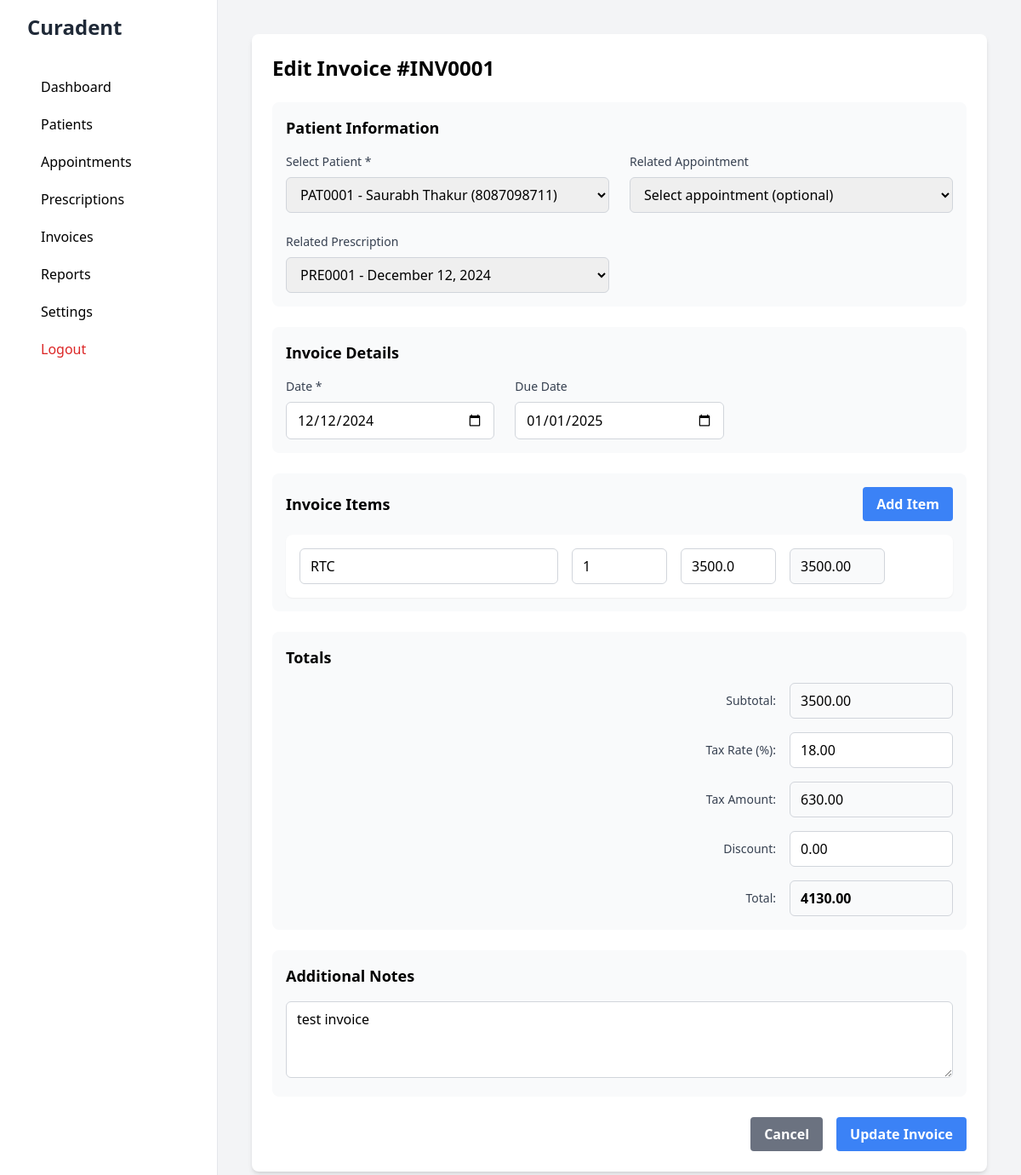
The app's page /invoices/1/edit (signed in), older data.
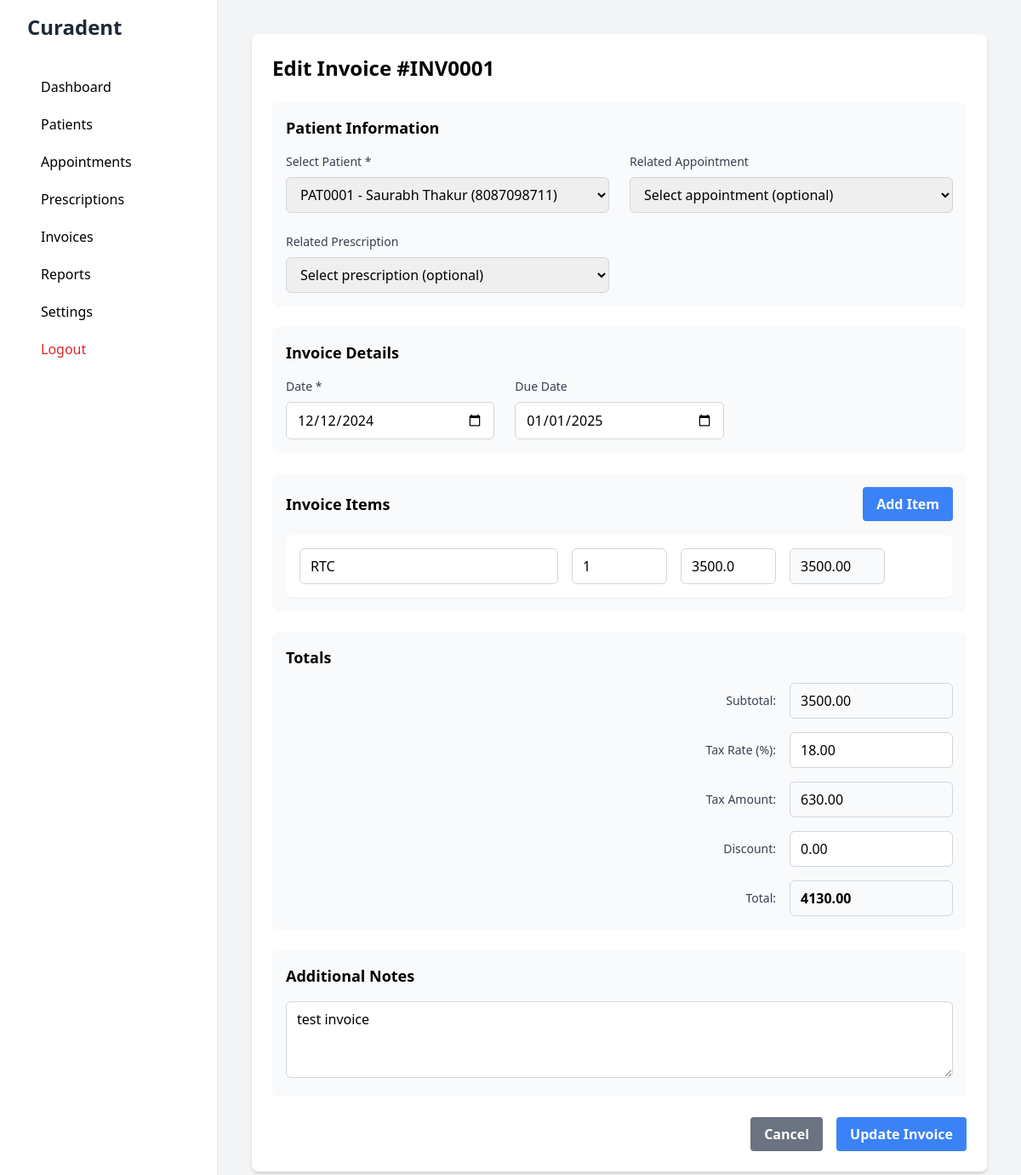
The same page, newer data.
### app/models/invoice.py (models this page shows, shortened)
class Invoice(db.Model):
    __tablename__ = 'invoices'
    id = db.Column(db.Integer, primary_key=True)
    invoice_number = db.Column(db.String(50), unique=True, nullable=False)
    patient_id = db.Column(db.Integer, db.ForeignKey('patients.id'), nullable=False)
    appointment_id = db.Column(db.Integer, db.ForeignKey('appointments.id'))
    prescription_id = db.Column(db.Integer, db.ForeignKey('prescriptions.id'))
    date = db.Column(db.Date, nullable=False)
    due_date = db.Column(db.Date)
    subtotal = db.Column(db.Float, default=0.0)
    tax_rate = db.Column(db.Float, default=0)
    tax_amount = db.Column(db.Float, default=0.0)
    discount = db.Column(db.Float, default=0)
    total = db.Column(db.Float, default=0.0)
    status = db.Column(db.String(20), default='pending')
    payment_date = db.Column(db.DateTime)
    payment_method = db.Column(db.String(50))
    notes = db.Column(db.Text)
    created_at = db.Column(db.DateTime, default=datetime.utcnow)
    updated_at = db.Column(db.DateTime, default=datetime.utcnow, onupdate=datetime.utcnow)
    patient = db.relationship('Patient')
    appointment = db.relationship('Appointment', backref='invoices')
    prescription = db.relationship('Prescription', backref='invoices')
    items = db.relationship('InvoiceItem', backref='invoice', cascade='all, delete-orphan')

### app/models/prescription.py (models this page shows, shortened)
class Prescription(db.Model):
    __tablename__ = 'prescriptions'
    id = db.Column(db.Integer, primary_key=True)
    prescription_number = db.Column(db.String(20), unique=True)
    patient_id = db.Column(db.Integer, db.ForeignKey('patients.id'), nullable=False)
    appointment_id = db.Column(db.Integer, db.ForeignKey('appointments.id'))
    date = db.Column(db.Date, nullable=False)
    diagnosis = db.Column(db.Text)
    notes = db.Column(db.Text)
    created_at = db.Column(db.DateTime, default=datetime.utcnow)
    updated_at = db.Column(db.DateTime, default=datetime.utcnow, onupdate=datetime.utcnow)
    patient = db.relationship('Patient', backref='prescriptions')
    appointment = db.relationship('Appointment', backref='prescriptions')
    medicines = db.relationship('PrescriptionMedicine', backref='prescription', cascade='all, delete-orphan')

### app/models/patient.py (models this page shows, shortened)
class Patient(db.Model):
    __tablename__ = 'patients'
    id = db.Column(db.Integer, primary_key=True)
    registration_number = db.Column(db.String(20), unique=True)
    first_name = db.Column(db.String(50), nullable=False)
    last_name = db.Column(db.String(50))
    date_of_birth = db.Column(db.Date)
    gender = db.Column(db.String(10))
    blood_group = db.Column(db.String(5))
    phone = db.Column(db.String(20))
    email = db.Column(db.String(120))
    address = db.Column(db.Text)
    medical_history = db.Column(db.Text)
    allergies = db.Column(db.Text)
    created_at = db.Column(db.DateTime, default=datetime.utcnow)
    updated_at = db.Column(db.DateTime, default=datetime.utcnow, onupdate=datetime.utcnow)
    invoices = db.relationship('Invoice', lazy=True)
    @property
    def full_name(self):
        if self.last_name:
            return f"{self.first_name} {self.last_name}"
        return self.first_name

### app/routes/invoice.py (the view, shortened to what this page needs)
@invoice_bp.route('/<int:id>/edit', methods=['GET', 'POST'])
@login_required
def edit_invoice(id):
    invoice = Invoice.query.get_or_404(id)
    patients = Patient.query.order_by(Patient.first_name).all()
    appointments = Appointment.query.filter(
        Appointment.status == 'completed'
    ).order_by(Appointment.date.desc()).all()
    prescriptions = Prescription.query.order_by(Prescription.date.desc()).all()
    settings = ClinicSettings.get_settings()
    return render_template('dashboard/invoices/edit.html',
                         invoice=invoice,
                         patients=patients,
                         appointments=appointments,
                         prescriptions=prescriptions,
                         settings=settings)

### app/__init__.py (called while the page is built)
def create_app():
    app = Flask(__name__)
    app.config.from_object(Config)
    db.init_app(app)
    migrate.init_app(app, db)
    login_manager.init_app(app)
    from app.routes.auth import auth_bp
    from app.routes.main import main_bp
    from app.routes.appointment import appointment_bp
    from app.routes.prescription import prescription_bp
    from app.routes.invoice import invoice_bp
    app.register_blueprint(auth_bp)
    app.register_blueprint(main_bp)
    app.register_blueprint(appointment_bp)
    app.register_blueprint(prescription_bp)
    app.register_blueprint(invoice_bp)
    @app.context_processor
    def inject_settings():
        from app.models.settings import ClinicSettings
        settings = ClinicSettings.get_settings()
        return dict(clinic_settings=settings)
    return app

### app/models/user.py (called while the page is built)
@login_manager.user_loader
def load_user(id):
    return User.query.get(int(id))

### app/templates/dashboard/invoices/edit.html (shortened to what the changed rows need)
{% extends "base.html" %}
{% block content %}
<div class="bg-white rounded-lg shadow-md p-6">
    <div class="flex justify-between items-center mb-6">
        <h1 class="text-2xl font-bold">Edit Invoice #{{ invoice.invoice_number }}</h1>
    </div>
    <form method="POST" class="space-y-6" id="invoiceForm">
        <div class="bg-gray-50 p-4 rounded-lg">
            <h2 class="text-lg font-semibold mb-4">Patient Information</h2>
            <div class="grid grid-cols-1 md:grid-cols-2 gap-6">
                <div>
                    <label class="block text-sm font-medium text-gray-700 mb-2">
                        Select Patient *
                    </label>
                    <select name="patient_id" required
                            class="w-full px-3 py-2 border border-gray-300 rounded-md focus:outline-none focus:ring-1 focus:ring-blue-500">
                        {% for patient in patients %}
                        <option value="{{ patient.id }}" {% if patient.id == invoice.patient_id %}selected{% endif %}>
                            {{ patient.registration_number }} - {{ patient.full_name }}
                        </option>
                        {% endfor %}
                    </select>
                </div>
                <div>
                    <label class="block text-sm font-medium text-gray-700 mb-2">
                        Related Prescription
                    </label>
                    <select name="prescription_id"
                            class="w-full px-3 py-2 border border-gray-300 rounded-md focus:outline-none focus:ring-1 focus:ring-blue-500">
                        <option value="">Select prescription (optional)</option>
                        {% for prescription in prescriptions %}
                        <option value="{{ prescription.id }}" {% if prescription.id == invoice.prescription_id %}selected{% endif %}>
                            {{ prescription.prescription_number }} -
                        </option>
                        {% endfor %}
                    </select>
                </div>
            </div>
        </div>
        <div class="bg-gray-50 p-4 rounded-lg">
            <h2 class="text-lg font-semibold mb-4">Invoice Details</h2>
            <div class="grid grid-cols-1 md:grid-cols-3 gap-6">
                <div>
                    <label class="block text-sm font-medium text-gray-700 mb-2">
                        Date *
                    </label>
                    <input type="date" name="date" required
                           value="{{ invoice.date.strftime('%Y-%m-%d') }}"
                           class="w-full px-3 py-2 border border-gray-300 rounded-md focus:outline-none focus:ring-1 focus:ring-blue-500">
                </div>
                <div>
                    <label class="block text-sm font-medium text-gray-700 mb-2">
                        Due Date
                    </label>
                    <input type="date" name="due_date"
                           value="{{ invoice.due_date.strftime('%Y-%m-%d') if invoice.due_date }}"
                           class="w-full px-3 py-2 border border-gray-300 rounded-md focus:outline-none focus:ring-1 focus:ring-blue-500">
                </div>
            </div>
        </div>
        <div class="bg-gray-50 p-4 rounded-lg">
            <div class="flex justify-between items-center mb-4">
                <h2 class="text-lg font-semibold">Invoice Items</h2>
            </div>
        </div>
        <div class="bg-gray-50 p-4 rounded-lg">
            <h2 class="text-lg font-semibold mb-4">Totals</h2>
            <div class="space-y-4">
                <div class="flex justify-end items-center gap-4">
                    <div class="w-48">
                        <input type="text" id="subtotal" readonly
                               class="w-full px-3 py-2 border border-gray-300 rounded-md bg-gray-50"
                               value="{{ "%.2f"|format(invoice.subtotal) }}">
                    </div>
                </div>
                <div class="flex justify-end items-center gap-4">
                    <div class="w-48">
                        <input type="number" name="tax_rate" id="taxRate" step="0.01" min="0"
                               class="w-full px-3 py-2 border border-gray-300 rounded-md focus:outline-none focus:ring-1 focus:ring-blue-500"
                               value="{{ "%.2f"|format(invoice.tax_rate) }}" onchange="calculateTotals()">
                    </div>
                </div>
                <div class="flex justify-end items-center gap-4">
                    <div class="w-48">
                        <input type="text" id="taxAmount" readonly
                               class="w-full px-3 py-2 border border-gray-300 rounded-md bg-gray-50"
                               value="{{ "%.2f"|format(invoice.tax_amount) }}">
                    </div>
                </div>
                <div class="flex justify-end items-center gap-4">
                    <div class="w-48">
                        <input type="number" name="discount" id="discount" step="0.01" min="0"
                               class="w-full px-3 py-2 border border-gray-300 rounded-md focus:outline-none focus:ring-1 focus:ring-blue-500"
                               value="{{ "%.2f"|format(invoice.discount) }}" onchange="calculateTotals()">
                    </div>
                </div>
                <div class="flex justify-end items-center gap-4">
                    <div class="w-48">
                        <input type="text" id="total" readonly
                               class="w-full px-3 py-2 border border-gray-300 rounded-md bg-gray-50 font-bold"
                               value="{{ "%.2f"|format(invoice.total) }}">
                    </div>
                </div>
            </div>
        </div>
        <div class="bg-gray-50 p-4 rounded-lg">
            <h2 class="text-lg font-semibold mb-4">Additional Notes</h2>
            <textarea name="notes" rows="3"
                      class="w-full px-3 py-2 border border-gray-300 rounded-md focus:outline-none focus:ring-1 focus:ring-blue-500"
                      placeholder="Add any additional notes here...">{{ invoice.notes }}</textarea>
        </div>
    </form>
</div>
{% endblock %}

Row changes from the older to the newer data that the page shows:
changed Invoice "INV0001": prescription_id "PRE0001 - December 12, 2024" → (not shown)
Text that changed along with them:
form field prescription_id: (not shown) → "Select prescription (optional)"
